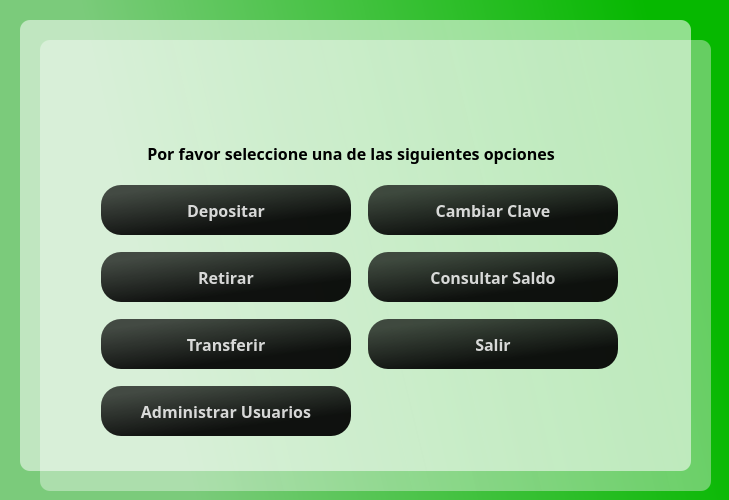
<?xml version="1.0" encoding="UTF-8"?>
<ui version="4.0">
 <class>Dialog</class>
 <widget class="QDialog" name="Dialog">
  <property name="geometry">
   <rect>
    <x>0</x>
    <y>0</y>
    <width>729</width>
    <height>500</height>
   </rect>
  </property>
  <property name="windowTitle">
   <string>Dialog</string>
  </property>
  <widget class="QWidget" name="widget" native="true">
   <property name="geometry">
    <rect>
     <x>0</x>
     <y>0</y>
     <width>731</width>
     <height>501</height>
    </rect>
   </property>
   <widget class="QWidget" name="layoutWidget">
    <property name="geometry">
     <rect>
      <x>90</x>
      <y>60</y>
      <width>541</width>
      <height>391</height>
     </rect>
    </property>
    <layout class="QGridLayout" name="gridLayout">
     <item row="4" column="0">
      <widget class="QPushButton" name="btnTransferir">
       <property name="maximumSize">
        <size>
         <width>250</width>
         <height>50</height>
        </size>
       </property>
       <property name="font">
        <font>
         <family>Candara</family>
         <pointsize>12</pointsize>
         <weight>75</weight>
         <bold>true</bold>
        </font>
       </property>
       <property name="styleSheet">
        <string notr="true">QPushButton#btnTransferir{
	background-color: qlineargradient(spread:pad, x1:0.015, y1:0.00568182, x2:0.626, y2:1, stop:0.144279 rgba(0, 0, 0, 176), stop:0.835821 rgba(0, 0, 0, 237));
	
	color: rgba(255, 255, 255, 210);
	border-radius: 20px;
}

QPushButton#btnTransferir:hover{
	background-color: qlineargradient(spread:pad, x1:1, y1:0.363, x2:0, y2:0.528864, stop:0.0696517 rgba(8, 220, 0, 255), stop:0.810945 rgba(136, 224, 136, 255));
}

QPushButton#btnTransferir:pressed{
	padding-left: 5px;
	padding-top: 5px;
	background-color: rgba(105, 118, 132, 200);
}</string>
       </property>
       <property name="text">
        <string>Transferir</string>
       </property>
      </widget>
     </item>
     <item row="3" column="0">
      <widget class="QPushButton" name="btnRetirar">
       <property name="maximumSize">
        <size>
         <width>250</width>
         <height>50</height>
        </size>
       </property>
       <property name="font">
        <font>
         <family>Candara</family>
         <pointsize>12</pointsize>
         <weight>75</weight>
         <bold>true</bold>
        </font>
       </property>
       <property name="styleSheet">
        <string notr="true">QPushButton#btnRetirar{
	background-color: qlineargradient(spread:pad, x1:0.015, y1:0.00568182, x2:0.626, y2:1, stop:0.144279 rgba(0, 0, 0, 176), stop:0.835821 rgba(0, 0, 0, 237));
	
	color: rgba(255, 255, 255, 210);
	border-radius: 20px;
}

QPushButton#btnRetirar:hover{
	background-color: qlineargradient(spread:pad, x1:1, y1:0.363, x2:0, y2:0.528864, stop:0.0696517 rgba(8, 220, 0, 255), stop:0.810945 rgba(136, 224, 136, 255));
}

QPushButton#btnRetirar:pressed{
	padding-left: 5px;
	padding-top: 5px;
	background-color: rgba(105, 118, 132, 200);
}</string>
       </property>
       <property name="text">
        <string>Retirar</string>
       </property>
      </widget>
     </item>
     <item row="2" column="0">
      <widget class="QPushButton" name="btnDepositar">
       <property name="maximumSize">
        <size>
         <width>250</width>
         <height>50</height>
        </size>
       </property>
       <property name="font">
        <font>
         <family>Candara</family>
         <pointsize>12</pointsize>
         <weight>75</weight>
         <bold>true</bold>
        </font>
       </property>
       <property name="styleSheet">
        <string notr="true">QPushButton#btnDepositar{
	background-color: qlineargradient(spread:pad, x1:0.015, y1:0.00568182, x2:0.626, y2:1, stop:0.144279 rgba(0, 0, 0, 176), stop:0.835821 rgba(0, 0, 0, 237));
	
	color: rgba(255, 255, 255, 210);
	border-radius: 20px;
}

QPushButton#btnDepositar:hover{
	background-color: qlineargradient(spread:pad, x1:1, y1:0.363, x2:0, y2:0.528864, stop:0.0696517 rgba(8, 220, 0, 255), stop:0.810945 rgba(136, 224, 136, 255));
}

QPushButton#btnDepositar:pressed{
	padding-left: 5px;
	padding-top: 5px;
	background-color: rgba(105, 118, 132, 200);
}</string>
       </property>
       <property name="text">
        <string>Depositar</string>
       </property>
      </widget>
     </item>
     <item row="0" column="0" colspan="2">
      <widget class="QLabel" name="lblUser">
       <property name="maximumSize">
        <size>
         <width>500</width>
         <height>50</height>
        </size>
       </property>
       <property name="font">
        <font>
         <family>Candara</family>
         <pointsize>24</pointsize>
         <weight>75</weight>
         <bold>true</bold>
        </font>
       </property>
       <property name="styleSheet">
        <string notr="true">color: rgb(0, 0, 0);</string>
       </property>
       <property name="text">
        <string/>
       </property>
       <property name="alignment">
        <set>Qt::AlignCenter</set>
       </property>
      </widget>
     </item>
     <item row="1" column="0" colspan="2">
      <widget class="QLabel" name="lblUser_3">
       <property name="maximumSize">
        <size>
         <width>500</width>
         <height>30</height>
        </size>
       </property>
       <property name="font">
        <font>
         <family>Candara</family>
         <pointsize>12</pointsize>
         <weight>75</weight>
         <bold>true</bold>
        </font>
       </property>
       <property name="styleSheet">
        <string notr="true">color: rgb(0, 0, 0);</string>
       </property>
       <property name="text">
        <string>Por favor seleccione una de las siguientes opciones</string>
       </property>
       <property name="alignment">
        <set>Qt::AlignCenter</set>
       </property>
      </widget>
     </item>
     <item row="2" column="1">
      <widget class="QPushButton" name="btnCambiarClave">
       <property name="maximumSize">
        <size>
         <width>250</width>
         <height>50</height>
        </size>
       </property>
       <property name="font">
        <font>
         <family>Candara</family>
         <pointsize>12</pointsize>
         <weight>75</weight>
         <bold>true</bold>
        </font>
       </property>
       <property name="styleSheet">
        <string notr="true">QPushButton#btnCambiarClave{
	background-color: qlineargradient(spread:pad, x1:0.015, y1:0.00568182, x2:0.626, y2:1, stop:0.144279 rgba(0, 0, 0, 176), stop:0.835821 rgba(0, 0, 0, 237));
	
	color: rgba(255, 255, 255, 210);
	border-radius: 20px;
}

QPushButton#btnCambiarClave:hover{
	background-color: qlineargradient(spread:pad, x1:1, y1:0.363, x2:0, y2:0.528864, stop:0.0696517 rgba(8, 220, 0, 255), stop:0.810945 rgba(136, 224, 136, 255));
}

QPushButton#btnCambiarClave:pressed{
	padding-left: 5px;
	padding-top: 5px;
	background-color: rgba(105, 118, 132, 200);
}</string>
       </property>
       <property name="text">
        <string>Cambiar Clave</string>
       </property>
      </widget>
     </item>
     <item row="4" column="1">
      <widget class="QPushButton" name="btnSalir">
       <property name="maximumSize">
        <size>
         <width>250</width>
         <height>50</height>
        </size>
       </property>
       <property name="font">
        <font>
         <family>Candara</family>
         <pointsize>12</pointsize>
         <weight>75</weight>
         <bold>true</bold>
        </font>
       </property>
       <property name="styleSheet">
        <string notr="true">QPushButton#btnSalir{
	background-color: qlineargradient(spread:pad, x1:0.015, y1:0.00568182, x2:0.626, y2:1, stop:0.144279 rgba(0, 0, 0, 176), stop:0.835821 rgba(0, 0, 0, 237));
	
	color: rgba(255, 255, 255, 210);
	border-radius: 20px;
}

QPushButton#btnSalir:hover{
	background-color: qlineargradient(spread:pad, x1:1, y1:0.363, x2:0, y2:0.528864, stop:0.0696517 rgba(255, 37, 37, 255), stop:0.81592 rgba(197, 75, 75, 255));
}

QPushButton#btnSalir:pressed{
	padding-left: 5px;
	padding-top: 5px;
	background-color: rgba(105, 118, 132, 200);
}</string>
       </property>
       <property name="text">
        <string>Salir</string>
       </property>
      </widget>
     </item>
     <item row="3" column="1">
      <widget class="QPushButton" name="btnConsultarSaldo">
       <property name="maximumSize">
        <size>
         <width>250</width>
         <height>50</height>
        </size>
       </property>
       <property name="font">
        <font>
         <family>Candara</family>
         <pointsize>12</pointsize>
         <weight>75</weight>
         <bold>true</bold>
        </font>
       </property>
       <property name="styleSheet">
        <string notr="true">QPushButton#btnConsultarSaldo{
	background-color: qlineargradient(spread:pad, x1:0.015, y1:0.00568182, x2:0.626, y2:1, stop:0.144279 rgba(0, 0, 0, 176), stop:0.835821 rgba(0, 0, 0, 237));
	
	color: rgba(255, 255, 255, 210);
	border-radius: 20px;
}

QPushButton#btnConsultarSaldo:hover{
	background-color: qlineargradient(spread:pad, x1:1, y1:0.363, x2:0, y2:0.528864, stop:0.0696517 rgba(8, 220, 0, 255), stop:0.810945 rgba(136, 224, 136, 255));
}

QPushButton#btnConsultarSaldo:pressed{
	padding-left: 5px;
	padding-top: 5px;
	background-color: rgba(105, 118, 132, 200);
}</string>
       </property>
       <property name="text">
        <string>Consultar Saldo</string>
       </property>
      </widget>
     </item>
     <item row="5" column="0">
      <widget class="QPushButton" name="btnAdminUsers">
       <property name="maximumSize">
        <size>
         <width>250</width>
         <height>50</height>
        </size>
       </property>
       <property name="font">
        <font>
         <family>Candara</family>
         <pointsize>12</pointsize>
         <weight>75</weight>
         <bold>true</bold>
        </font>
       </property>
       <property name="styleSheet">
        <string notr="true">QPushButton#btnAdminUsers{
	background-color: qlineargradient(spread:pad, x1:0.015, y1:0.00568182, x2:0.626, y2:1, stop:0.144279 rgba(0, 0, 0, 176), stop:0.835821 rgba(0, 0, 0, 237));
	
	color: rgba(255, 255, 255, 210);
	border-radius: 20px;
}

QPushButton#btnAdminUsers:hover{
	background-color: qlineargradient(spread:pad, x1:1, y1:0.363, x2:0, y2:0.528864, stop:0.0696517 rgba(8, 220, 0, 255), stop:0.810945 rgba(136, 224, 136, 255));
}

QPushButton#btnAdminUsers:pressed{
	padding-left: 5px;
	padding-top: 5px;
	background-color: rgba(105, 118, 132, 200);
}</string>
       </property>
       <property name="text">
        <string>Administrar Usuarios</string>
       </property>
      </widget>
     </item>
    </layout>
   </widget>
   <widget class="QLabel" name="label_3">
    <property name="geometry">
     <rect>
      <x>40</x>
      <y>40</y>
      <width>671</width>
      <height>451</height>
     </rect>
    </property>
    <property name="styleSheet">
     <string notr="true">background-color: qlineargradient(spread:pad, x1:1, y1:0.363, x2:0, y2:0.528864, stop:0.0696517 rgba(238, 238, 238, 105), stop:0.81592 rgba(255, 255, 255, 94));
border-radius: 10px;</string>
    </property>
    <property name="text">
     <string/>
    </property>
   </widget>
   <widget class="QLabel" name="label">
    <property name="geometry">
     <rect>
      <x>0</x>
      <y>0</y>
      <width>741</width>
      <height>531</height>
     </rect>
    </property>
    <property name="styleSheet">
     <string notr="true">background-color: qlineargradient(spread:pad, x1:1, y1:0.363, x2:0, y2:0.528864, stop:0.0696517 rgba(6, 184, 0, 255), stop:0.810945 rgba(123, 203, 123, 255));</string>
    </property>
    <property name="text">
     <string/>
    </property>
   </widget>
   <widget class="QLabel" name="label_2">
    <property name="geometry">
     <rect>
      <x>20</x>
      <y>20</y>
      <width>671</width>
      <height>451</height>
     </rect>
    </property>
    <property name="styleSheet">
     <string notr="true">background-color: qlineargradient(spread:pad, x1:1, y1:0.363, x2:0, y2:0.528864, stop:0.0696517 rgba(255, 255, 255, 142), stop:0.810945 rgba(255, 255, 255, 134));
border-radius: 10px;</string>
    </property>
    <property name="text">
     <string/>
    </property>
   </widget>
   <widget class="QLabel" name="lblUser_2">
    <property name="geometry">
     <rect>
      <x>530</x>
      <y>120</y>
      <width>500</width>
      <height>50</height>
     </rect>
    </property>
    <property name="maximumSize">
     <size>
      <width>500</width>
      <height>50</height>
     </size>
    </property>
    <property name="font">
     <font>
      <family>Candara</family>
      <pointsize>24</pointsize>
      <weight>75</weight>
      <bold>true</bold>
     </font>
    </property>
    <property name="styleSheet">
     <string notr="true">color: rgb(0, 0, 0);</string>
    </property>
    <property name="text">
     <string/>
    </property>
    <property name="alignment">
     <set>Qt::AlignCenter</set>
    </property>
   </widget>
   <zorder>label</zorder>
   <zorder>label_3</zorder>
   <zorder>label_2</zorder>
   <zorder>layoutWidget</zorder>
   <zorder>lblUser_2</zorder>
  </widget>
 </widget>
 <resources/>
 <connections/>
</ui>
